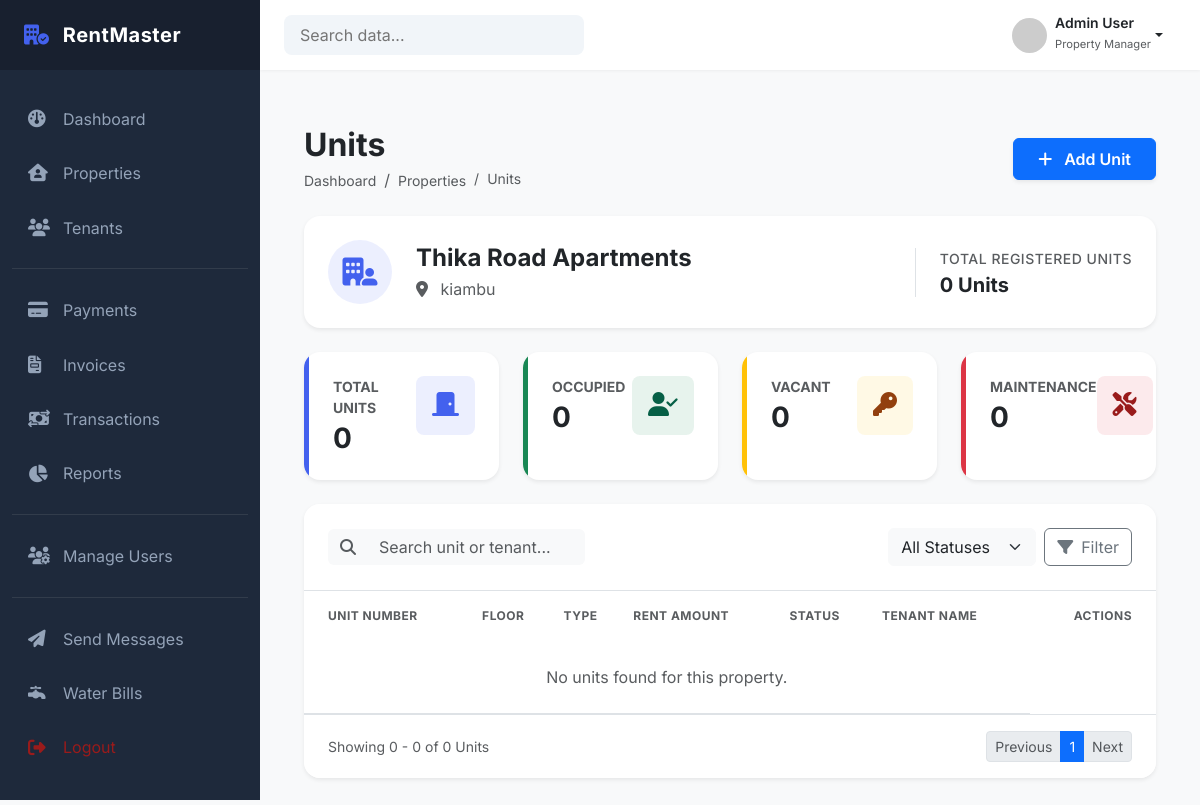
Before: /properties/properties/10/units/ (signed in) with the older database file.
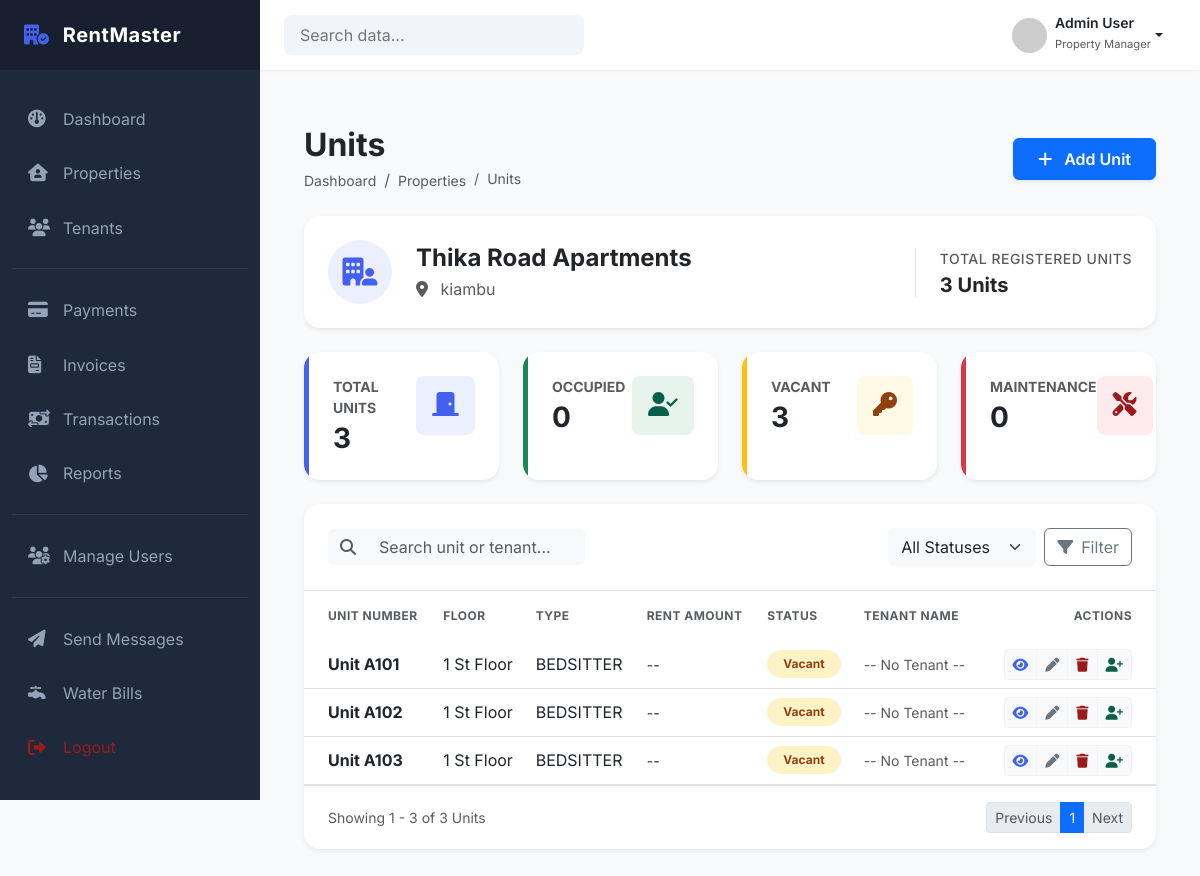
After: the same page with the newer database file.
### properties/models.py (models this page shows, shortened)
class Property(models.Model):
    landlord = models.ForeignKey(
        settings.AUTH_USER_MODEL,
        on_delete=models.PROTECT,
        related_name="properties",
        limit_choices_to={"role": "LANDLORD"}
    )
    name = models.CharField(max_length=150)
    description = models.TextField(blank=True)
    address_line_1 = models.CharField(max_length=250)
    address_line_2 = models.CharField(max_length=255, blank=True)
    country = models.CharField(max_length=100)
    county = models.CharField(max_length=100, blank=True)
    postal_code = models.CharField(max_length=20, blank=True)
    is_active = models.BooleanField(default=True)
    created_at = models.DateTimeField(auto_now_add=True)
    updated_at = models.DateTimeField(auto_now=True)
    class Meta:
        constraints = [
            UniqueConstraint(
                fields=["landlord", "name"],
                name="unique_property_name_per_landlord"
            )
        ]
        ordering = ["-created_at"]

class Unit(models.Model):
    property = models.ForeignKey(
        Property,
        on_delete=models.PROTECT,
        related_name="units"
    )
    unit_number = models.CharField(max_length=20)
    unit_type = models.CharField(
        max_length=50,
        choices=UnitType.choices
    )
    status = models.CharField(
        max_length=50,
        choices=UnitStatus.choices,
        default=UnitStatus.VACANT
    )
    floor = models.CharField(max_length=20, blank=True)
    is_active = models.BooleanField(default=True)
    created_at = models.DateTimeField(auto_now_add=True)
    class Meta:
        constraints = [
            UniqueConstraint(
                fields=["property", "unit_number"],
                name="unique_unit_number_per_property"
            )
        ]
        ordering = ["unit_number"]

### properties/views.py (the view)
# urls.py: path('properties/<int:property_id>/units/', views.property_units, name='property_units'),
@login_required
def property_units(request, property_id):
    status = request.GET.get("status")
    search = request.GET.get("q")
    property, units = get_property_with_units(
        request.user,
        property_id,
        status=status,
        search=search
    )
    if not property:
        return redirect('properties:property_list')
    paginator = Paginator(units, 10) # 10 units per page
    page_number = request.GET.get("page")
    page_obj = paginator.get_page(page_number)
    stats = get_units_stats(units)
    context = {
        'property': property,
        'units': page_obj,
        'page_obj': page_obj,
        'stats': stats,
        'selected_status': status or 'ALL'
    }
    if request.headers.get('HX-Request'):
        return render(request, 'properties/partials/units_table.html', context)
    return render(request, 'properties/property_units.html', context)

### templates/properties/property_units.html (shortened to what this page needs)
{% extends 'dashboard/base_dashboard.html' %}
{% load static %}
{% block extra_css %}
<link rel="stylesheet" href="{% static 'properties/css/property_units.css' %}">
{% endblock %}
{% block content %}
<div class="container-fluid py-4">
  <div
    class="d-flex flex-column flex-md-row justify-content-between align-items-md-center mb-4"
  >
    <div class="mb-3 mb-md-0">
      <h2 class="fw-bold text-dark mb-1">Units</h2>
      <nav aria-label="breadcrumb">
        <ol class="breadcrumb mb-0">
          <li class="breadcrumb-item">
            <a href="#" class="text-decoration-none text-muted small"
              >Dashboard</a
            >
          </li>
          <li class="breadcrumb-item">
            <a href="#" class="text-decoration-none text-muted small"
              >Properties</a
            >
          </li>
          <li class="breadcrumb-item active small" aria-current="page">
            Units
          </li>
        </ol>
      </nav>
    </div>
    <div>
      <a href="{% url 'properties:add_unit' property.id %}" class="btn btn-primary px-4 py-2 shadow-sm fw-semibold">
        <i class="fa-solid fa-plus me-2"></i> Add Unit
      </a>
    </div>
  </div>
  <div class="card border-0 shadow-sm rounded-4 mb-4 bg-white">
    <div class="card-body p-4">
      <div class="row align-items-center">
        <div class="col-md-auto mb-3 mb-md-0 text-center">
          <div
            class="bg-primary bg-opacity-10 text-primary rounded-circle d-flex align-items-center justify-content-center mx-auto"
            style="width: 64px; height: 64px"
          >
            <i class="fa-solid fa-building-user fs-3"></i>
          </div>
        </div>
        <div class="col-md text-center text-md-start">
          <h4 class="fw-bold mb-1">{{ property.name }}</h4>
          <p class="text-muted mb-0">
            <i class="fa-solid fa-location-dot me-2"></i> {{ property.address_line_1 }}
          </p>
        </div>
        <div class="col-md-auto mt-3 mt-md-0 border-start ps-md-4">
          <p class="text-muted small fw-medium mb-1 uppercase">
            Total Registered Units
          </p>
          <h5 class="fw-bold mb-0 text-dark">{{ stats.total }} Units</h5>
        </div>
      </div>
    </div>
  </div>
  <div class="row row-cols-1 row-cols-md-2 row-cols-lg-4 g-4 mb-4">
    <div class="col">
      <div
        class="card border-0 shadow-sm h-100 rounded-4 stat-card overflow-hidden"
      >
        <div class="card-body p-4 border-start border-primary border-5">
          <div class="d-flex justify-content-between align-items-start">
            <div>
              <p class="text-muted small fw-bold text-uppercase mb-1">
                Total Units
              </p>
              <h3 class="fw-bold mb-0">{{ stats.total }}</h3>
            </div>
            <div class="bg-primary bg-opacity-10 text-primary p-3 rounded-3">
              <i class="fa-solid fa-door-closed fs-4"></i>
            </div>
          </div>
        </div>
      </div>
    </div>
    <div class="col">
      <div
        class="card border-0 shadow-sm h-100 rounded-4 stat-card overflow-hidden"
      >
        <div class="card-body p-4 border-start border-success border-5">
          <div class="d-flex justify-content-between align-items-start">
            <div>
              <p class="text-muted small fw-bold text-uppercase mb-1">
                Occupied
              </p>
              <h3 class="fw-bold mb-0">{{ stats.occupied }}</h3>
            </div>
            <div class="bg-success bg-opacity-10 text-success p-3 rounded-3">
              <i class="fa-solid fa-user-check fs-4"></i>
            </div>
          </div>
        </div>
      </div>
    </div>
    <div class="col">
      <div
        class="card border-0 shadow-sm h-100 rounded-4 stat-card overflow-hidden"
      >
        <div class="card-body p-4 border-start border-warning border-5">
          <div class="d-flex justify-content-between align-items-start">
            <div>
              <p class="text-muted small fw-bold text-uppercase mb-1">Vacant</p>
              <h3 class="fw-bold mb-0">{{ stats.vacant }}</h3>
            </div>
            <div class="bg-warning bg-opacity-10 text-warning p-3 rounded-3">
              <i class="fa-solid fa-key fs-4"></i>
            </div>
          </div>
        </div>
      </div>
    </div>
    <div class="col">
      <div
        class="card border-0 shadow-sm h-100 rounded-4 stat-card overflow-hidden"
      >
        <div class="card-body p-4 border-start border-danger border-5">
          <div class="d-flex justify-content-between align-items-start">
            <div>
              <p class="text-muted small fw-bold text-uppercase mb-1">
                Maintenance
              </p>
              <h3 class="fw-bold mb-0">{{ stats.maintenance }}</h3>
            </div>
            <div class="bg-danger bg-opacity-10 text-danger p-3 rounded-3">
              <i class="fa-solid fa-screwdriver-wrench fs-4"></i>
            </div>
          </div>
        </div>
      </div>
    </div>
  </div>
  <div class="card border-0 shadow-sm rounded-4 overflow-hidden">
    <div class="card-header bg-white py-4 px-4 border-bottom">
      <div class="row g-3 justify-content-between align-items-center">
        <div class="col-12 col-md-4">
          <div class="input-group">
            <span class="input-group-text bg-light border-0"
              ><i class="fa-solid fa-magnifying-glass text-muted"></i
            ></span>
            <input
              type="text"
              name="q"
              class="form-control bg-light border-0 shadow-none"
              placeholder="Search unit or tenant..."
              hx-get="{% url 'properties:property_units' property.id %}?page=1"
              value="{{ request.GET.q }}"
              hx-trigger="keyup changed delay:400ms"
              hx-target="#units-table"
              hx-include="[name='status']"
            />
          </div>
        </div>
        <div class="col-12 col-md-auto d-flex gap-2">
          <form method="GET">
            <select
              name="status"
              class="form-select border-light bg-light shadow-none"
              onchange="this.form.submit()"
              hx-get="{% url 'properties:property_units' property.id %}?page=1"
              hx-trigger="change"
              hx-target="#units-table"
              hx-include="[name='q']"
            >
              <option value="ALL" {% if selected_status == "ALL" %}selected{% endif %}>All Statuses</option>
            </select>
          </form>
          <button
            class="btn btn-outline-secondary shadow-none d-flex align-items-center"
          >
            <i class="fa-solid fa-filter me-2"></i> Filter
          </button>
        </div>
      </div>
    </div>
    <div class="table-responsive" id="units-table">
      {% include 'properties/partials/units_table.html' %}
    </div>
  </div>
</div>
{% endblock %}

### templates/properties/partials/units_table.html (shortened to what this page needs)
<table class="table table-hover align-middle mb-0">
  <thead class="bg-light">
    <tr>
      <th class="ps-4 py-3 border-0 text-muted small text-uppercase fw-bold">
        Unit Number
      </th>
      <th class="py-3 border-0 text-muted small text-uppercase fw-bold">
        Floor
      </th>
      <th class="py-3 border-0 text-muted small text-uppercase fw-bold">
        Type
      </th>
      <th class="py-3 border-0 text-muted small text-uppercase fw-bold">
        Rent Amount
      </th>
      <th class="py-3 border-0 text-muted small text-uppercase fw-bold">
        Status
      </th>
      <th class="py-3 border-0 text-muted small text-uppercase fw-bold">
        Tenant Name
      </th>
      <th
        class="pe-4 py-3 border-0 text-muted small text-uppercase fw-bold text-end"
      >
        Actions
      </th>
    </tr>
  </thead>
  <tbody>
    {% for unit in units %}
    <tr>
      <td class="ps-4 fw-bold text-dark">Unit {{ unit.unit_number }}</td>
      <td>
        {{ unit.floor }}
        {% if unit.floor == '1' %}
            St
        {% elif unit.floor == '2' %}
            nd
        {% elif unit.floor == '3' %}
            rd
        {% else %}
            th
        {% endif %}
            Floor
      </td>
      <td>{{ unit.unit_type }}</td>
      <td>
        <span class="fw-semibold">
          {% if unit.active_tenancy %} KES {{ unit.active_tenancy.rent_amount }}
          {% else %}
          <span class="text-muted small">--</span>
          {% endif %}
        </span>
      </td>
      <td>
        {% if unit.status == "OCCUPIED" %}
        <span
          class="badge rounded-pill bg-success-subtle text-success px-3 py-2"
        >
          Occupied
        </span>
        {% elif unit.status == "VACANT" %}
        <span
          class="badge rounded-pill bg-warning-subtle text-warning px-3 py-2"
        >
          Vacant
        </span>
        {% else %}
        <span class="badge rounded-pill bg-danger-subtle text-danger px-3 py-2">
          Maintenance
        </span>
        {% endif %}
      </td>
      <td>
        {% if unit.active_tenancy %} {{ unit.active_tenancy.tenant.first_name }}
        {{ unit.active_tenancy.tenant.last_name }} {% else %}
        <span class="text-muted small">-- No Tenant --</span>
        {% endif %}
      </td>
      <td class="pe-4 text-end">
        <div class="btn-group" role="group">
          <a
            href="{% url 'properties:unit_detail' unit.id %}"
            class="btn btn-sm btn-light text-primary"
            title="View"
          >
            <i class="fa-solid fa-eye"></i>
          </a>
          <a
            href="{% url 'properties:edit_unit' unit.id %}"
            class="btn btn-sm btn-light text-secondary"
            title="Edit"
          >
            <i class="fa-solid fa-pen"></i>
          </a>
          <a
            href="{% url 'properties:delete_unit' unit.id %}"
            class="btn btn-sm btn-light text-danger"
            title="Delete"
          >
            <i class="fa-solid fa-trash"></i>
          </a>
          {% if unit.status == "VACANT" or unit.status == "MAINTENANCE" %}
          <a
            href="{% url 'properties:assign_tenant' unit.id %}"
            class="btn btn-sm btn-light text-success"
            title="Assign Tenant"
          >
            <i class="fa-solid fa-user-plus"></i>
          </a>
          {% endif %}
        </div>
      </td>
    </tr>
    {% empty %}
    <tr>
      <td colspan="6" class="text-center text-muted py-4">
        No units found for this property.
      </td>
    </tr>
    {% endfor %}
  </tbody>
</table>
<div class="card-footer bg-white border-0 py-3 px-4 border-top">
  <div class="d-flex justify-content-between align-items-center">
    <span class="text-muted small">
      Showing {{ page_obj.start_index }} - {{ page_obj.end_index }}
      of {{ page_obj.paginator.count }} Units
    </span>
    <ul class="pagination pagination-sm mb-0">
      {% if page_obj.has_previous %}
      <li class="page-item">
        <a
          class="page-link"
          hx-get="?page={{ page_obj.previous_page_number }}"
          hx-target="#units-table"
          hx-include="[name='q'],[name='status']"
        >
          Previous
        </a>
      </li>
      {% else %}
      <li class="page-item disabled">
        <span class="page-link">Previous</span>
      </li>
      {% endif %}
      {% for num in page_obj.paginator.page_range %}
        {% if page_obj.number == num %}
          <li class="page-item active">
            <span class="page-link">{{ num }}</span>
          </li>
        {% endif %}
      {% endfor %}
      {% if page_obj.has_next %}
      <li class="page-item">
        <a
          class="page-link"
          hx-get="?page={{ page_obj.next_page_number }}"
          hx-target="#units-table"
          hx-include="[name='q'],[name='status']"
        >
          Next
        </a>
      </li>
      {% else %}
      <li class="page-item disabled">
        <span class="page-link">Next</span>
      </li>
      {% endif %}
    </ul>
  </div>
</div>

Changed rows visible on the page:
added Unit: unit_number "A101", floor "1", shows "St", unit_type "BEDSITTER", status "Vacant", shows "-- No Tenant --"
added Unit: unit_number "A102", floor "1", shows "St", unit_type "BEDSITTER", status "Vacant", shows "-- No Tenant --"
added Unit: unit_number "A103", floor "1", shows "St", unit_type "BEDSITTER", status "Vacant", shows "-- No Tenant --"
Other visible differences:
{{ stats.total }}: "0" → "3"
{{ stats.vacant }}: "0" → "3"
{{ page_obj.start_index }}: "0" → "1"
{{ page_obj.end_index }}: "0" → "3"
{{ page_obj.paginator.count }}: "0" → "3"
text no longer shown: "No units found for this property."
